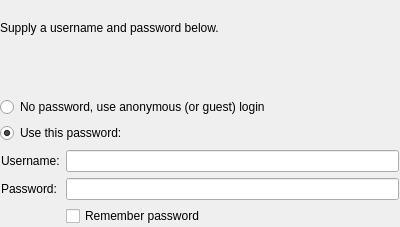
<?xml version="1.0" encoding="UTF-8"?>
<ui version="4.0">
 <class>KPasswordDialog</class>
 <widget class="QWidget" name="KPasswordDialog">
  <property name="geometry">
   <rect>
    <x>0</x>
    <y>0</y>
    <width>400</width>
    <height>227</height>
   </rect>
  </property>
  <layout class="QVBoxLayout">
   <property name="margin">
    <number>0</number>
   </property>
   <item>
    <layout class="QHBoxLayout" name="hboxLayout">
     <item>
      <widget class="QLabel" name="prompt">
       <property name="sizePolicy">
        <sizepolicy hsizetype="Preferred" vsizetype="Preferred">
         <horstretch>10</horstretch>
         <verstretch>0</verstretch>
        </sizepolicy>
       </property>
       <property name="text">
        <string>Supply a username and password below.</string>
       </property>
       <property name="textFormat">
        <enum>Qt::RichText</enum>
       </property>
       <property name="alignment">
        <set>Qt::AlignBottom|Qt::AlignLeading|Qt::AlignLeft</set>
       </property>
       <property name="wordWrap">
        <bool>true</bool>
       </property>
      </widget>
     </item>
    </layout>
   </item>
   <item>
    <spacer>
     <property name="orientation">
      <enum>Qt::Vertical</enum>
     </property>
     <property name="sizeType">
      <enum>QSizePolicy::Fixed</enum>
     </property>
     <property name="sizeHint" stdset="0">
      <size>
       <width>400</width>
       <height>16</height>
      </size>
     </property>
    </spacer>
   </item>
   <item>
    <widget class="KTitleWidget" name="errorMessage"/>
   </item>
   <item>
    <widget class="QRadioButton" name="anonymousRadioButton">
     <property name="text">
      <string>No password, use anonymous (or guest) login</string>
     </property>
    </widget>
   </item>
   <item>
    <widget class="QRadioButton" name="usePasswordButton">
     <property name="text">
      <string>Use this password:</string>
     </property>
     <property name="checked">
      <bool>true</bool>
     </property>
    </widget>
   </item>
   <item>
    <widget class="QWidget" name="credentialsGroup" native="true">
     <layout class="QFormLayout" name="formLayout">
      <property name="margin">
       <number>1</number>
      </property>
      <item row="1" column="0">
       <widget class="QLabel" name="userNameLabel">
        <property name="text">
         <string>Username:</string>
        </property>
       </widget>
      </item>
      <item row="1" column="1">
       <widget class="QLineEdit" name="userEdit"/>
      </item>
      <item row="2" column="0">
       <widget class="QLabel" name="passwordLabel">
        <property name="text">
         <string>Password:</string>
        </property>
       </widget>
      </item>
      <item row="2" column="1">
       <widget class="KLineEdit" name="passEdit">
        <property name="passwordMode">
         <bool>true</bool>
        </property>
       </widget>
      </item>
      <item row="3" column="1">
       <widget class="QCheckBox" name="keepCheckBox">
        <property name="text">
         <string>Remember password</string>
        </property>
       </widget>
      </item>
     </layout>
    </widget>
   </item>
  </layout>
 </widget>
 <customwidgets>
  <customwidget>
   <class>KLineEdit</class>
   <extends>QLineEdit</extends>
   <header>klineedit.h</header>
  </customwidget>
  <customwidget>
   <class>KTitleWidget</class>
   <extends>QWidget</extends>
   <header>ktitlewidget.h</header>
  </customwidget>
 </customwidgets>
 <tabstops>
  <tabstop>anonymousRadioButton</tabstop>
  <tabstop>usePasswordButton</tabstop>
  <tabstop>userEdit</tabstop>
  <tabstop>passEdit</tabstop>
  <tabstop>keepCheckBox</tabstop>
 </tabstops>
 <connections>
  <connection>
   <sender>usePasswordButton</sender>
   <signal>toggled(bool)</signal>
   <receiver>credentialsGroup</receiver>
   <slot>setEnabled(bool)</slot>
   <hints>
    <hint type="sourcelabel">
     <x>77</x>
     <y>92</y>
    </hint>
    <hint type="destinationlabel">
     <x>50</x>
     <y>216</y>
    </hint>
   </hints>
  </connection>
  <connection>
   <sender>usePasswordButton</sender>
   <signal>clicked()</signal>
   <receiver>credentialsGroup</receiver>
   <slot>setFocus()</slot>
   <hints>
    <hint type="sourcelabel">
     <x>84</x>
     <y>93</y>
    </hint>
    <hint type="destinationlabel">
     <x>29</x>
     <y>219</y>
    </hint>
   </hints>
  </connection>
 </connections>
</ui>
